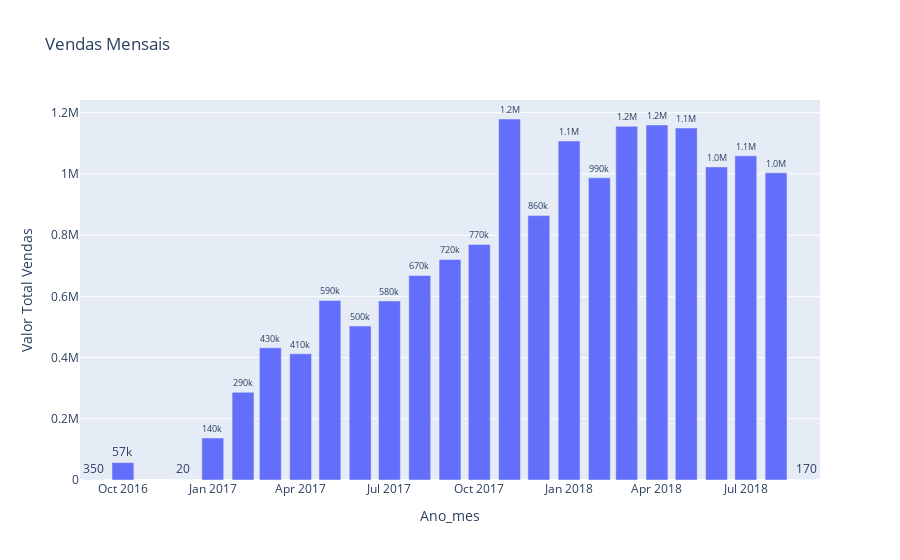

Notebook code for this chart:
### Markdown cell above
-----------------
Esta consulta retorna o **histórico mensal de faturamento total**, calculado pela soma do preço dos itens e do valor do frete registrados na tabela de vendas (`fact_sales`), agrupados e formatados por ano e mês (ex: '2018-01') através da relação com a dimensão de tempo (`dim_date`), com os resultados exibidos em ordem cronológica para facilitar a análise da evolução das vendas ao longo do tempo.

### Code cell
consulta = """
select to_char(dd.full_date, 'yyyy-mm') as ano_mes
     , sum(fs.price + fs.freight_value) as total_vendas
  from fact_sales fs
  join dim_date   dd on fs.date_sk = dd.date_sk
 group by to_char(dd.full_date, 'yyyy-mm')
 order by ano_mes;
"""
df = pd.read_sql(sql=text(consulta), con=cn.get_engine())
print(df.head())

gg.gerar_grafico_sql( codigo_sql         = consulta
                    , coluna_x           = 'ano_mes'
                    , coluna_y           = 'total_vendas'
                    , rotulo_valor       = 'Valor Total Vendas'
                    , titulo_grafico     = 'Vendas Mensais'
                    , tipo_grafico       = 'Barras'
                    , nome_arquivo_saida = '../visualizacoes/grafico_vendas_mensais.png'
                    , conexao            =  cn.get_engine()
                     )

### Figure 1 — Plotly figure (JSON) as saved in the notebook; plotly's stock layout.template omitted (floating-point values rounded to 4 significant figures)
{"data": [{"hovertemplate": "Ano_mes=%{x}<br>Valor Total Vendas=%{text}<extra></extra>", "legendgroup": "", "marker": {"color": "#636efa", "pattern": {"shape": ""}}, "name": "", "orientation": "v", "showlegend": false, "text": [354.8, 56810.0, 19.62, 137200.0, 286300.0, 432000.0, 412400.0, 586200.0, 503000.0, 585000.0, 668200.0, 720400.0, 769300.0, 1179000.0, 863500.0, 1107000.0, 986900.0, 1155000.0, 1160000.0, 1150000.0, 1023000.0, 1059000.0, 1003000.0, 166.5], "textposition": "outside", "texttemplate": "%{text:.2s}", "type": "bar", "x": ["2016-09", "2016-10", "2016-12", "2017-01", "2017-02", "2017-03", "2017-04", "2017-05", "2017-06", "2017-07", "2017-08", "2017-09", "2017-10", "2017-11", "2017-12", "2018-01", "2018-02", "2018-03", "2018-04", "2018-05", "2018-06", "2018-07", "2018-08", "2018-09"], "xaxis": "x", "y": [354.8, 56810.0, 19.62, 137200.0, 286300.0, 432000.0, 412400.0, 586200.0, 503000.0, 585000.0, 668200.0, 720400.0, 769300.0, 1179000.0, 863500.0, 1107000.0, 986900.0, 1155000.0, 1160000.0, 1150000.0, 1023000.0, 1059000.0, 1003000.0, 166.5], "yaxis": "y"}], "layout": {"autosize": true, "barmode": "relative", "legend": {"tracegroupgap": 0}, "title": {"text": "Vendas Mensais"}, "xaxis": {"anchor": "y", "autorange": true, "domain": [0, 1], "range": ["2016-08-18", "2018-09-15"], "title": {"text": "Ano_mes"}, "type": "date"}, "yaxis": {"anchor": "x", "autorange": true, "domain": [0, 1], "range": [0, 1241000.0], "title": {"text": "Valor Total Vendas"}, "type": "linear"}}}
